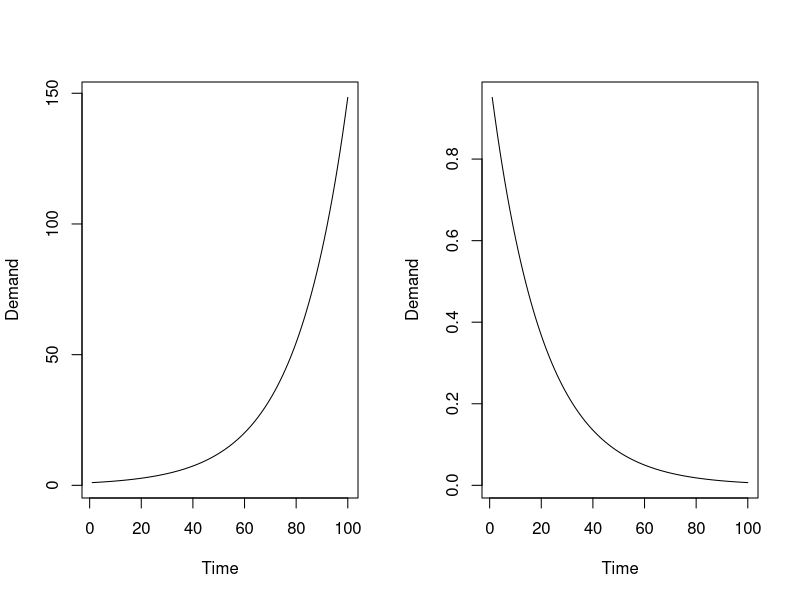

Write the R code that produced this figure.
## ---- chunk 1
par(mfcol=c(1,2))
plot(exp(0.05*c(1:100)),type="l",ylab="Demand",xlab="Time")
plot(exp(-0.05*c(1:100)),type="l",ylab="Demand",xlab="Time")
